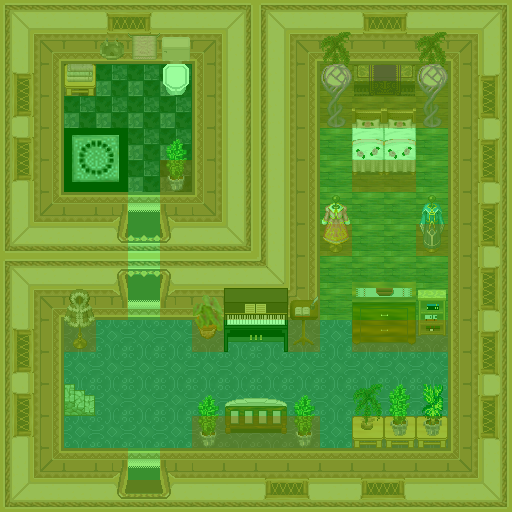

This is a level from a 2D game, rendered from its Tiled map with the project's own tilesets. A one-line summary and the map file follow, with tile-layer data summarised:
An orthogonal 16x16 tile map with 32x32 px tiles, 8 tile layers (0_floor, 1_terrain, 2_object, 3_roof, ...), 28 tilesets.

<map version="1.0" orientation="orthogonal" renderorder="right-down" width="16" height="16" tilewidth="32" tileheight="32" nextobjectid="1">
 <tileset firstgid="1" name="wall" tilewidth="32" tileheight="32" tilecount="16" columns="2">
  <image source="../../tileset/building/wall/int_wall_pale.png" width="64" height="256" />
 </tileset>
 <tileset firstgid="17" name="wall2" tilewidth="32" tileheight="32" tilecount="20" columns="2">
  <image source="../../tileset/building/wall/int_wall_purple.png" width="64" height="320" />
 </tileset>
 <tileset firstgid="37" name="entrance" tilewidth="32" tileheight="32" tilecount="36" columns="9">
  <image source="../../tileset/building/entrance/pale_red_ns.png" width="288" height="128" />
 </tileset>
 <tileset firstgid="73" name="Basin" tilewidth="32" tileheight="32" tilecount="3" columns="3">
  <image source="../../tileset/furniture/bathroom/basin.png" width="96" height="32" />
 </tileset>
 <tileset firstgid="76" name="Toilet" tilewidth="32" tileheight="32" tilecount="6" columns="3">
  <image source="../../tileset/furniture/bathroom/toilet.png" width="96" height="64" />
 </tileset>
 <tileset firstgid="82" name="Floor" tilewidth="32" tileheight="32" tilecount="3" columns="3">
  <image source="../../tileset/ground/indoor/floor.png" width="96" height="32" />
 </tileset>
 <tileset firstgid="85" name="Floor" tilewidth="32" tileheight="32" tilecount="9" columns="3">
  <image source="../../tileset/ground/indoor/floor_tiles.png" width="96" height="96" />
 </tileset>
 <tileset firstgid="94" name="carpet" tilewidth="32" tileheight="32" tilecount="3" columns="3">
  <image source="../../tileset/furniture/carpet/lilac.png" width="96" height="32" />
 </tileset>
 <tileset firstgid="97" name="mannequins" tilewidth="32" tileheight="32" tilecount="28" columns="7">
  <image source="../../tileset/furniture/other/mannequins.png" width="224" height="128" />
 </tileset>
 <tileset firstgid="125" name="drain" tilewidth="32" tileheight="32" tilecount="4" columns="2">
  <image source="../../tileset/ground/drain.png" width="64" height="64" />
 </tileset>
 <tileset firstgid="129" name="Sofa" tilewidth="32" tileheight="32" tilecount="12" columns="3">
  <image source="../../tileset/furniture/chair/sofa_chair_pink.png" width="96" height="128" />
 </tileset>
 <tileset firstgid="141" name="Square pale" tilewidth="32" tileheight="32" tilecount="1" columns="1">
  <image source="../../tileset/furniture/table/square_pale.png" width="32" height="32" />
 </tileset>
 <tileset firstgid="142" name="Stairs" tilewidth="32" tileheight="32" tilecount="12" columns="2">
  <image source="../../tileset/building/stairs/stairs.png" width="64" height="192" />
 </tileset>
 <tileset firstgid="154" name="Books" tilewidth="32" tileheight="32" tilecount="4" columns="2">
  <image source="../../tileset/item/documents/books.png" width="64" height="64" />
 </tileset>
 <tileset firstgid="158" name="Chest" tilewidth="32" tileheight="32" tilecount="2" columns="2">
  <image source="../../tileset/item/chest/chest_purple.png" width="64" height="32" />
 </tileset>
 <tileset firstgid="160" name="Towels" tilewidth="32" tileheight="32" tilecount="6" columns="6">
  <image source="../../tileset/item/textile/towels.png" width="192" height="32" />
 </tileset>
 <tileset firstgid="166" name="Windows" tilewidth="32" tileheight="32" tilecount="16" columns="4">
  <image source="../../tileset/building/window/int_windows_dark_red.png" width="128" height="128" />
 </tileset>
 <tileset firstgid="182" name="Windows" tilewidth="32" tileheight="32" tilecount="16" columns="4">
  <image source="../../tileset/building/window/int_windows_purple.png" width="128" height="128" />
 </tileset>
 <tileset firstgid="198" name="pedestal" tilewidth="32" tileheight="32" tilecount="2" columns="1">
  <image source="../../tileset/furniture/other/pedestal.png" width="32" height="64" />
 </tileset>
 <tileset firstgid="200" name="weird_lamp" tilewidth="32" tileheight="32" tilecount="12" columns="6">
  <image source="../../tileset/furniture/light/weird_lamp.png" width="192" height="64" />
 </tileset>
 <tileset firstgid="212" name="piano" tilewidth="32" tileheight="32" tilecount="4" columns="2">
  <image source="../../tileset/furniture/other/piano.png" width="64" height="64" />
 </tileset>
 <tileset firstgid="216" name="drawer" tilewidth="32" tileheight="32" tilecount="6" columns="2">
  <image source="../../tileset/furniture/other/drawer.png" width="64" height="96" />
 </tileset>
 <tileset firstgid="222" name="Bookshelve " tilewidth="32" tileheight="32" tilecount="6" columns="3">
  <image source="../../tileset/furniture/shelve/bright_bookshelf_and_cupboard.png" width="96" height="64" />
 </tileset>
 <tileset firstgid="228" name="plant" tilewidth="32" tileheight="32" tilecount="2" columns="1">
  <image source="../../tileset/plant/indoor/plant_potted_2.png" width="32" height="64" />
 </tileset>
 <tileset firstgid="230" name="plant" tilewidth="32" tileheight="32" tilecount="12" columns="6">
  <image source="../../tileset/plant/indoor/pot_plant_1.png" width="192" height="64" />
 </tileset>
 <tileset firstgid="242" name="Collision" tilewidth="32" tileheight="32" tilecount="1" columns="1">
  <image source="../../tileset/logic/collision.png" width="32" height="32" />
 </tileset>
 <tileset firstgid="243" name="Protection" tilewidth="32" tileheight="32" tilecount="2" columns="2">
  <image source="../../tileset/logic/protection.png" width="64" height="32" />
 </tileset>
 <tileset firstgid="245" name="single_pink_roses" tilewidth="32" tileheight="32" tilecount="9" columns="3">
  <image source="../../tileset/furniture/bed/single_pink_roses.png" width="96" height="96" />
 </tileset>
 <layer name="0_floor" width="16" height="16">
  <data>[256 cells, 252 non-empty, 13 distinct tile ids]</data>
 </layer>
 <layer name="1_terrain" width="16" height="16">
  <data>[256 cells, 185 non-empty, 65 distinct tile ids]</data>
 </layer>
 <layer name="2_object" width="16" height="16">
  <data>[256 cells, 13 non-empty, 10 distinct tile ids]</data>
 </layer>
 <layer name="3_roof" width="16" height="16">
  <data>[256 cells, 27 non-empty, 21 distinct tile ids]</data>
 </layer>
 <layer name="4_roof_add" width="16" height="16">
  <data>[256 cells, 2 non-empty, 2 distinct tile ids]</data>
 </layer>
 <layer name="objects" width="16" height="16">
  <data>[256 cells, 0 non-empty, 0 distinct tile ids]</data>
 </layer>
 <layer name="collision" width="16" height="16" opacity="0.37">
  <data>[256 cells, 182 non-empty, 1 distinct tile ids]</data>
 </layer>
 <layer name="protection" width="16" height="16" opacity="0.39">
  <data>[256 cells, 256 non-empty, 1 distinct tile ids]</data>
 </layer>
</map>
